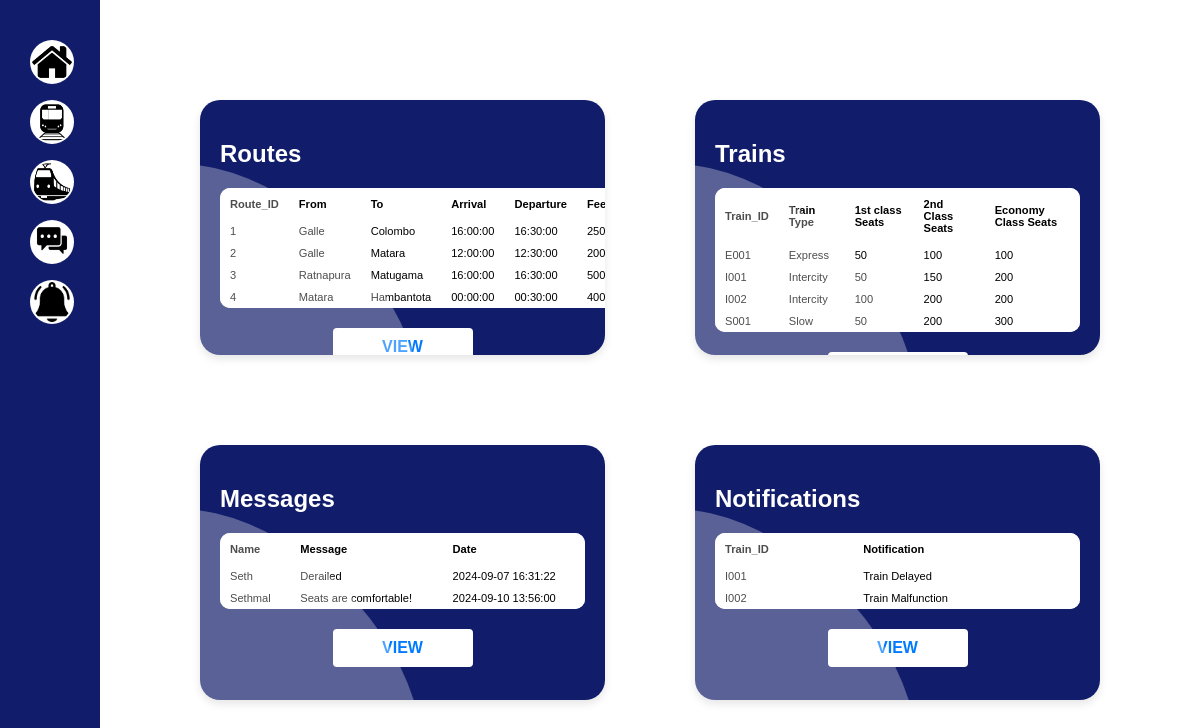
The page /traintimely/admin/adminhome.php on the database its author committed.
### tables this page shows
CREATE TABLE `routes` (
  `route_id` int(11) NOT NULL,
  `from_station` varchar(100) DEFAULT NULL,
  `to_station` varchar(100) DEFAULT NULL,
  `arrival_time` time DEFAULT NULL,
  `departure_time` time DEFAULT NULL,
  `fee` int(11) DEFAULT NULL
);

CREATE TABLE `trains` (
  `train_id` varchar(6) NOT NULL,
  `route_id` int(11) DEFAULT NULL,
  `train_type` varchar(10) DEFAULT NULL,
  `total_seats_first_class` int(11) DEFAULT NULL,
  `total_seats_second_class` int(11) DEFAULT NULL,
  `total_seats_economy_class` int(11) DEFAULT NULL
);

CREATE TABLE `contacts` (
  `contact_id` int(11) NOT NULL,
  `fullname` varchar(100) DEFAULT NULL,
  `email` varchar(100) DEFAULT NULL,
  `contactnumber` varchar(10) DEFAULT NULL,
  `subject` varchar(50) DEFAULT NULL,
  `message` text DEFAULT NULL,
  `created_at` timestamp NOT NULL DEFAULT current_timestamp()
);

CREATE TABLE `notifications` (
  `notification_id` int(11) NOT NULL,
  `train_id` varchar(6) DEFAULT NULL,
  `notification` varchar(1000) DEFAULT NULL
);

### traintimely/admin/adminhome.php (the view, shortened to what this page needs)
<html lang="en">
<head>
    <link rel="stylesheet" href="aboutj.css">
</head>
<body>
    <div class="sidebar">
        <div><a href="adminhome.php" title="Home"><img src="homeicon1.png" class="button" alt="Home" style="margin-top: 50px;"></a></div>
        <div><a href="route.php" title="Routes"><img src="railwayicon.jpg" class="button" alt="Route"></a></div>
        <div><a href="train.php" title="Trains"><img src="trainicon.jpg" class="button" alt="Train"></a></div>
        <div><a href="contacts.php" title="Messages"><img src="messageicon.jpg" class="button" alt="Messages"></a></div>
        <div><a href="notification.php" title="Notifications"><img src="notificationicon.jpg" class="button" alt="Notification"></a></div>
    </div>
    <div class="content">
        <div class="box">
            <h2>Routes</h2>
            <table>
                <thead>
                    <tr>
                        <th>Route_ID</th>
                        <th>From</th>
                        <th>To</th>
                        <th>Arrival</th>
			            <th>Departure</th>
                        <th>Fee</th>
                    </tr>
                </thead>
                <tbody>
                    <?php
                    include "connection.php";
                    if ($_SERVER["REQUEST_METHOD"] == "GET") {
                        $sql1 = "SELECT route_id, from_station, to_station, arrival_time, departure_time, fee FROM routes";
                        $result = $conn->query($sql1);
                        $output = "";
                    if ($result->num_rows > 0) {
                        while ($row = mysqli_fetch_array($result)) {
                            $output .= "<tr>";
                            $output .= "<td>" . $row['route_id'] . "</td>";
                            $output .= "<td>" . $row['from_station'] . "</td>";
                            $output .= "<td>" . $row['to_station'] . "</td>";
                            $output .= "<td>" . $row['arrival_time'] . "</td>";
                            $output .= "<td>" . $row['departure_time'] . "</td>";
                            $output .= "<td>" . $row['fee'] . "</td>";
                            $output .= "</tr>";
                        }
                    } else {
                        $output = "<tr><td colspan='6'>No routes found</td></tr>";
                    }
                    echo $output;
                }
                ?>
                </tbody>
            </table>
            <a href="route.php" class="view-button">VIEW</a>
        </div>
        <div class="box">
            <h2>Trains</h2>
            <table>
                <thead>
                    <tr>
                        <th>Train_ID</th>
                        <th>Train Type</th>
                        <th>1st class Seats</th>
                        <th>2nd Class Seats</th>
                        <th>Economy Class Seats</th>
                    </tr>
                </thead>
                <tbody>
                <?php
                include "connection.php";
                $sql2 = "SELECT train_id, train_type, total_seats_first_class, total_seats_second_class, total_seats_economy_class FROM trains";
                $result = $conn->query($sql2);
                $output = "";
                if ($result->num_rows > 0) {
                    while ($row = mysqli_fetch_array($result)) {
                        $output .= "<tr>";
                        $output .= "<td>" . $row['train_id'] . "</td>";
                        $output .= "<td>" . $row['train_type'] . "</td>";
                        $output .= "<td>" . $row['total_seats_first_class'] . "</td>";
                        $output .= "<td>" . $row['total_seats_second_class'] . "</td>";
                        $output .= "<td>" . $row['total_seats_economy_class'] . "</td>";
                        $output .= "</tr>";
                    }
                } else {
                    $output = "<tr><td colspan='5'>No trains found</td></tr>";
                }
                echo $output;
            ?>
                </tbody>
            </table>
            <a href="train.php" class="view-button">VIEW</a>
        </div>
        <div class="box">
            <h2>Messages</h2>
            <table>
                <thead>
                    <tr>
                        <th>Name</th>
                        <th>Message</th>
                        <th>Date</th>
                    </tr>
                </thead>
                <tbody>
                <?php
                include "connection.php";
                $sql2 = "SELECT fullname, email, contactnumber, subject, message, created_at FROM contacts";
                $result = $conn->query($sql2);
                $output = "";
                if ($result->num_rows > 0) {
                    while ($row = mysqli_fetch_array($result)) {
                        $output .= "<tr>";
                        $output .= "<td>" . $row['fullname'] . "</td>";
                        $output .= "<td>" . $row['message'] . "</td>";
                        $output .= "<td>" . $row['created_at'] . "</td>";
                        $output .= "</tr>";
                    }
                } else {
                    $output = "<tr><td colspan='2'>No contacts found</td></tr>";
                }
                echo $output;
                ?>
                </tbody>
            </table>
            <a href="contacts.php" class="view-button">VIEW</a>
        </div>
        <div class="box">
            <h2>Notifications</h2>
            <table>
                <thead>
                    <tr>
                        <th>Train_ID</th>
                        <th>Notification</th>
                    </tr>
                </thead>
                <tbody>
                <?php
                    include "connection.php";
                    if ($_SERVER["REQUEST_METHOD"] == "GET") {
                        $sql1 = "SELECT train_id, notification FROM notifications";
                        $result = $conn->query($sql1);
                        $output = "";
                    if ($result->num_rows > 0) {
                        while ($row = mysqli_fetch_array($result)) {
                            $output .= "<tr>";
                            $output .= "<td>" . $row['train_id'] . "</td>";
                            $output .= "<td>" . $row['notification'] . "</td>";
                            $output .= "</tr>";
                        }
                    } else {
                        $output = "<tr><td colspan='2'>No routes found</td></tr>";
                    }
                    echo $output;
                }
                ?>
                </tbody>
            </table>
            <a href="notification.php" class="view-button">VIEW</a>
        </div>
    </div>
</body>
</html>

### traintimely/admin/aboutj.css (style rules this page uses)
body { margin: 0; display: flex; height: 100vh; font-family: Arial, sans-serif; }
.sidebar { width: 100px; background-color: #111d6a; display: flex; flex-direction: column; align-items: center; justify-content: top; }
.sidebar .button { width: 50px; height: 50px; background-color: white; border-radius: 50%; border-width: 5px; margin: 10px 0; padding: 5%; zoom: 80%; transition: transform 0.3s ease; }
.sidebar img { zoom: 80%; }
.content { flex: 1; display: grid; grid-template-columns: repeat(2, 1fr); grid-template-rows: repeat(2, 1fr); gap: 50px; padding: 80px; background-color: white; }
.content .box { background-color: #111d6a; border-radius: 20px; padding: 20px; color: white; overflow-y: auto; }
table { width: 100%; border-collapse: collapse; margin-bottom: 20px; background-color: white; border-radius: 10px; }
table, th, td { border: none; padding: 10px; text-align: left; font-size: smaller; height: fit-content; }
th { background-color: white; font-weight: bold; border-radius: 10px; overflow: hidden; }
td { padding: 5px 10px; background-color: white; border-radius: 10px; overflow: hidden; }
.view-button { display: block; width: 100px; margin: 0 auto; padding: 10px; background-color: #85a8ce; color: white; text-align: center; border: none; border-radius: 10px; cursor: pointer; text-decoration: none; }
.box { background-color: #111d6a; padding: 20px; margin: 20px; border-radius: 8px; color: white; box-shadow: 0 4px 8px rgba(0, 0, 0, 0.1); position: relative; overflow: hidden; overflow-y: auto; transition: transform 0.3s ease, box-shadow 0.3s ease; }
.box::before { content: ""; position: absolute; top: 0; left: 0; width: 100%; height: 100%; background: rgba(255, 255, 255, 0.3); transform: rotate(45deg); transform-origin: top left; border-radius: 50%; pointer-events: none; }
.view-button { background-color: white; color: #007bff; padding: 10px 20px; border-radius: 4px; text-decoration: none; font-weight: bold; transition: background-color 0.3s ease, color 0.3s ease; }

### rows shown on the page
routes: route_id "1", from_station "Galle", to_station "Colombo", arrival_time "16:00:00", departure_time "16:30:00", fee "250"
routes: route_id "2", from_station "Galle", to_station "Matara", arrival_time "12:00:00", departure_time "12:30:00", fee "200"
routes: route_id "3", from_station "Ratnapura", to_station "Matugama", arrival_time "16:00:00", departure_time "16:30:00", fee "500"
routes: route_id "4", from_station "Matara", to_station "Hambantota", arrival_time "00:00:00", departure_time "00:30:00", fee "400"
trains: train_id "E001", train_type "Express", total_seats_first_class "50", total_seats_second_class "100", total_seats_economy_class "100"
trains: train_id "I001", train_type "Intercity", total_seats_first_class "50", total_seats_second_class "150", total_seats_economy_class "200"
trains: train_id "I002", train_type "Intercity", total_seats_first_class "100", total_seats_second_class "200", total_seats_economy_class "200"
trains: train_id "S001", train_type "Slow", total_seats_first_class "50", total_seats_second_class "200", total_seats_economy_class "300"
contacts: fullname "Seth", message "Derailed", created_at "2024-09-07 16:31:22"
contacts: fullname "Sethmal", message "Seats are comfortable!", created_at "2024-09-10 13:56:00"
notifications: train "I001", notification "Train Delayed"
notifications: train "I002", notification "Train Malfunction"
